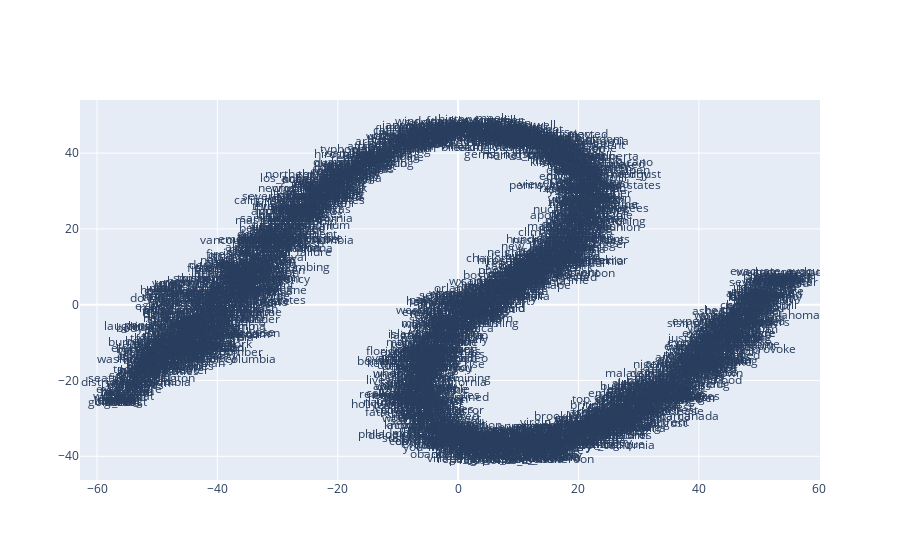

The code cell stored with this chart in its notebook:
### Code cell
x_vals, y_vals, labels = reduce_dimensions(model_si_bow)
plot_function(x_vals, y_vals, labels)

### Figure 1 — Plotly figure (JSON) as saved in the notebook; plotly's stock layout.template omitted (floating-point values rounded to 4 significant figures; data arrays with more than 128 entries replaced by an {"elided": "..."} marker saying what was removed)
{"data": [{"mode": "text", "text": {"elided": "2830 str values"}, "type": "scatter", "x": {"elided": "2830 float values"}, "y": {"elided": "2830 float values"}}], "layout": {}}
